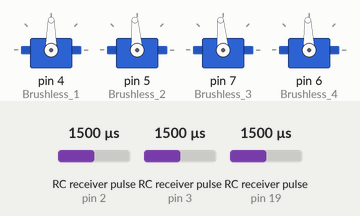
A sketch run on a simulated Arduino Mega 2560, built with avr-gcc and run on an emulated ATmega2560. Parts: 4 × servo. Wiring (inferred from the names in the program): 3 × RC receiver channel: data pin 2 / data pin 3 / data pin 19. The inputs (shaded band) are chosen by the test bench; at power-on: RC receiver pulse (sensors on pin 3, pin 19, pin 2) 1500 µs.

Above: at 1.2 s.
1.3 s: RC receiver pulse (sensor on pin 3) set to 1980 µs
At 1.79 s:
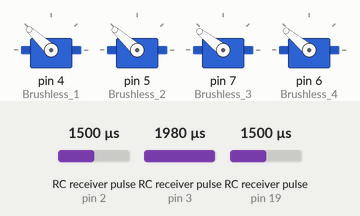
4.3 s: RC receiver pulse (sensor on pin 19) set to 1980 µs
7.3 s: RC receiver pulse (sensor on pin 2) set to 1020 µs
At 8.43 s:
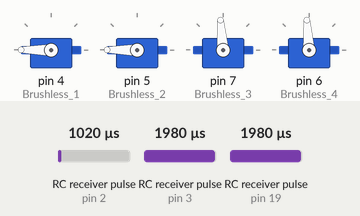
10.3 s: RC receiver pulse (sensor on pin 3) set to 1020 µs
At 11.5 s:
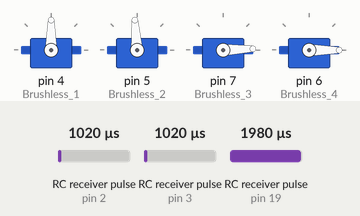
11.8 s: RC receiver pulse (sensor on pin 2) set to 1250 µs
At 13.0 s:
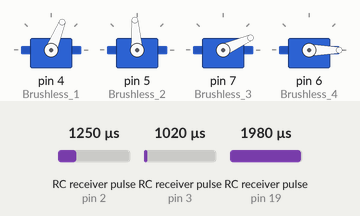
13.3 s: RC receiver pulse (sensor on pin 19) set to 1020 µs
At 13.9 s:
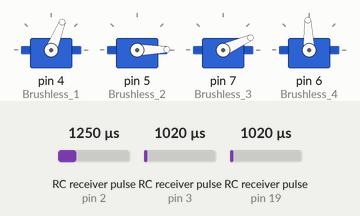
Timing chart, 0 to 15.8 s (numbered marks = the images above; inputs shaded):
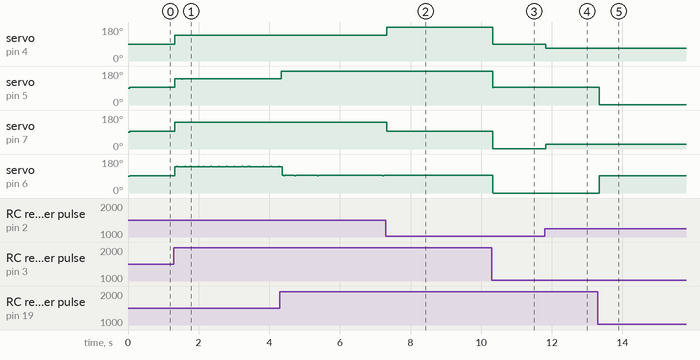

Measured:
- after the input at 1.3 s, servo on pin 4 (Brushless_1): 90° → 137° at once; servo on pin 7 (Brushless_3): 95° → 142° at once
- after the input at 7.3 s, servo on pin 4 (Brushless_1): 137° → 180° at once; servo on pin 7 (Brushless_3): 142° → 95° at once
- after the input at 10.3 s, servo on pin 4 (Brushless_1): 180° → 90° at once; servo on pin 5 (Brushless_2): 180° → 94° at once; servo on pin 7 (Brushless_3): 95° → 2° at once
- after the input at 11.8 s, servo on pin 4 (Brushless_1): 90° → 68° at once; servo on pin 7 (Brushless_3): 2° → 24° at once
- after the input at 13.3 s, servo on pin 5 (Brushless_2): 94° → 1° at once; servo on pin 6 (Brushless_4): 0° → 92° at once
- by itself, servo on pin 6 (Brushless_4): alternates 94° for 0.04 s and 93° for 0.04 s

The sketch:

RC_IMU_test.ino
```cpp
#include <Servo.h>

//**********************************Remote Variabls*************************//
//**********************************Remote Variabls*************************//
//**********************************Remote Variabls*************************//
//############################################################################
// These bit flags are set in bUpdateFlagsShared to indicate which
// channels have new signals
#define THROTTLE_FLAG 1
#define ROLL_FLAG 2
#define PITCH_FLAG 4

#define THROTTLE_IN_PIN 3
#define ROLL_IN_PIN 19
#define PITCH_IN_PIN 2

// holds the update flags defined above
volatile uint8_t bUpdateFlagsShared;

volatile uint16_t unThrottleInShared;
volatile uint16_t unRollInShared;
volatile uint16_t unPitchInShared;

volatile uint16_t rollRemoteOffset=1488;
volatile uint16_t PitchRemoteOffset=1472;


uint32_t ulThrottleStart;
uint32_t ulRollStart;
uint32_t ulPitchStart;


Servo Brushless_1;
Servo Brushless_2;
Servo Brushless_3;
Servo Brushless_4;

//**********************************ARDUIMU Variable*************************//
//**********************************ARDUIMU Variable*************************//
//**********************************ARDUIMU Variable*************************//
//############################################################################

volatile byte buffer[10];
volatile char header=0;
volatile char valid=0;
volatile byte rec;
volatile byte IMU_ck_a,IMU_ck_b;
volatile char index=0;
volatile int roll,pitch,yaw;
volatile float roll1,pitch1,yaw1;

//**********************************ARDUIMU Variable*************************//
//**********************************ARDUIMU Variable*************************//
//**********************************ARDUIMU Variable*************************//
//############################################################################


void setup()
{
  Serial.begin(9600);
  Serial3.begin(38400);
  attachInterrupt(4, calcRoll, CHANGE);  //pin2   Roll
  attachInterrupt(1, calcThrottle, CHANGE);  //pin3   Throttle
  attachInterrupt(0, calcPitch, CHANGE);  //pin 19 Pitch


  Brushless_1.attach(4); //red bar back
  Brushless_2.attach(5); //black bar left
  Brushless_3.attach(7); // red bar front
  Brushless_4.attach(6); //black bar right
}


void loop()
{

//**********************************ARDUIMU Program*************************//
//**********************************ARDUIMU Program*************************//
//**********************************ARDUIMU Program*************************//
//############################################################################
while(Serial3.available()>0)
 {
   rec=Serial3.read();
   if(rec=='D')header=1;
   else if(rec=='I'&&header==1)header=2;
   else if(rec=='Y'&&header==2)header=3;
   else if(rec=='d'&&header==3)header=4;
   else header=0;
  if(header==4)
  {
    valid=1;
   index=0;
  }
 if(valid==1)
 {
 buffer[index]=rec;
 index++;
}
}

   if(index>=10&&valid==1)
 {
 IMU_ck_a=0;
 IMU_ck_b=0;
 for (int i=1;i<=8;i++) {
     IMU_ck_a+=buffer[i];  //Calculates checksums
     IMU_ck_b+=IMU_ck_a;
		}

if(buffer[9]==IMU_ck_a&&IMU_ck_b==buffer[10])
{
roll=(buffer[3]|((buffer[4]<<8)&0xff00));
roll1=float(roll/100);
//Serial.println("roll");
//Serial.println(roll1);
pitch=buffer[5]|(buffer[6]<<8);
pitch1=float(pitch/100);
//Serial.println("pitch");
//Serial.println(pitch1);
yaw=buffer[7]|(buffer[8]<<8);
yaw1=yaw/100;
//Serial.println("yaw");
//Serial.println(yaw1);
valid=0;header=0;
 }


 }


//**********************************RC Program*************************//
//**********************************RC Program*************************//
//**********************************RC Program*************************//
//############################################################################


  // create local variables to hold a local copies of the channel inputs
  // these are declared static so that thier values will be retained
  // between calls to loop.
  static uint16_t unThrottleIn;
  static uint16_t unRollIn;
  static uint16_t unPitchIn;
  // local copy of update flags
  static uint8_t bUpdateFlags;

  static int16_t rollValue;
  static int16_t pitchValue;

    // check shared update flags to see if any channels have a new signal
   //******************************Calculate RC*****************************************//
  if(bUpdateFlagsShared)
  {
    noInterrupts(); // turn interrupts off quickly while we take local copies of the shared variables

      // take a local copy of which channels were updated in case we need to use this in the rest of loop
    bUpdateFlags = bUpdateFlagsShared;

    // in the current code, the shared values are always populated
    // so we could copy them without testing the flags
    // however in the future this could change, so lets
    // only copy when the flags tell us we can.

    if(bUpdateFlags & THROTTLE_FLAG)
    {
      unThrottleIn = unThrottleInShared;
     // Serial.println(unThrottleIn);
    }

    if(bUpdateFlags & PITCH_FLAG)
    {
      unPitchIn = unPitchInShared;
      pitchValue = unPitchIn - PitchRemoteOffset;
     // Serial.println(unPitchInShared); //1472
    // Serial.println(pitchValue);
    }

    if(bUpdateFlags & ROLL_FLAG)
    {
      unRollIn = unRollInShared;
      rollValue= unRollIn - rollRemoteOffset;
    //  Serial.println(unRollInShared);  //1484
   // Serial.println(rollValue);

    }

    // clear shared copy of updated flags as we have already taken the updates
    // we still have a local copy if we need to use it in bUpdateFlags
    bUpdateFlagsShared = 0;

    interrupts(); // we have local copies of the inputs, so now we can turn interrupts back on
    // as soon as interrupts are back on, we can no longer use the shared copies, the interrupt
    // service routines own these and could update them at any time. During the update, the
    // shared copies may contain junk. Luckily we have our local copies to work with :-)
  }
  //******************************Take action*****************************************//
  if(bUpdateFlags & THROTTLE_FLAG)
  {

      Brushless_1.writeMicroseconds(unThrottleIn-pitchValue);
      Brushless_2.writeMicroseconds(unThrottleIn+rollValue);
      Brushless_3.writeMicroseconds(unThrottleIn+pitchValue);
      Brushless_4.writeMicroseconds(unThrottleIn-rollValue);


  bUpdateFlags = 0;
}
}


//**************************** RC Interrupt ********************************//
void calcThrottle()
{
  // if the pin is high, its a rising edge of the signal pulse, so lets record its value
  if(digitalRead(THROTTLE_IN_PIN) == HIGH)
  {
    ulThrottleStart = micros();
  }
  else
  {
    // else it must be a falling edge, so lets get the time and subtract the time of the rising edge
    // this gives use the time between the rising and falling edges i.e. the pulse duration.
    unThrottleInShared = (uint16_t)(micros() - ulThrottleStart);
    // use set the throttle flag to indicate that a new throttle signal has been received
    bUpdateFlagsShared |= THROTTLE_FLAG;
  }
}

void calcRoll()
{
  if(digitalRead(ROLL_IN_PIN) == HIGH)
  {
    ulRollStart = micros();

  }
  else
  {
    unRollInShared = (uint16_t)(micros() - ulRollStart);
    bUpdateFlagsShared |= ROLL_FLAG;
  }
}

void calcPitch()
{
  if(digitalRead(PITCH_IN_PIN) == HIGH)
  {
    ulPitchStart = micros();
  }
  else
  {
    unPitchInShared = (uint16_t)(micros() - ulPitchStart);
    bUpdateFlagsShared |= PITCH_FLAG;
  }
}
```
